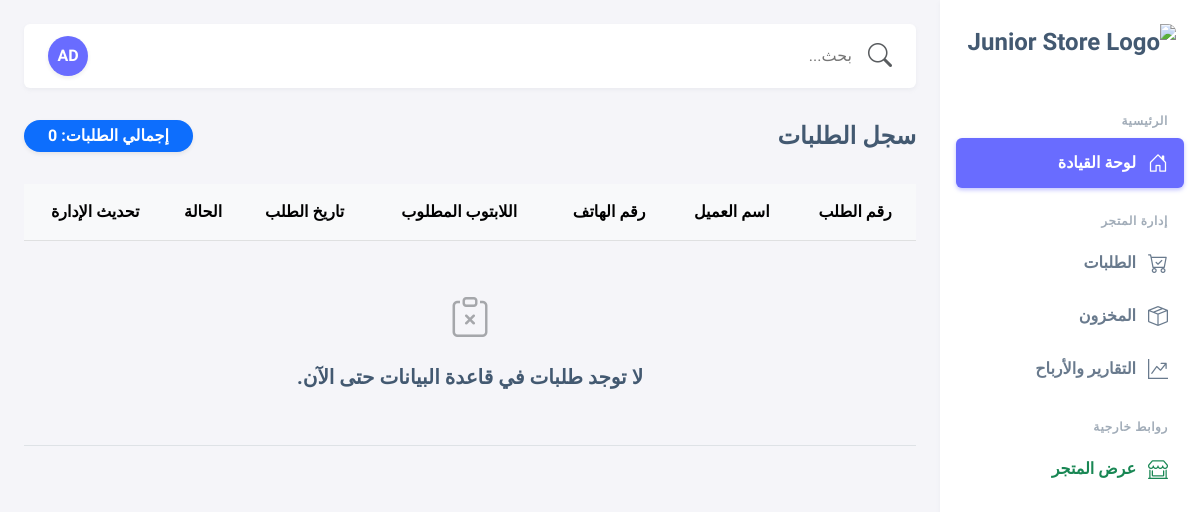
The app's page /dashboard/orders/ (signed in), older data.
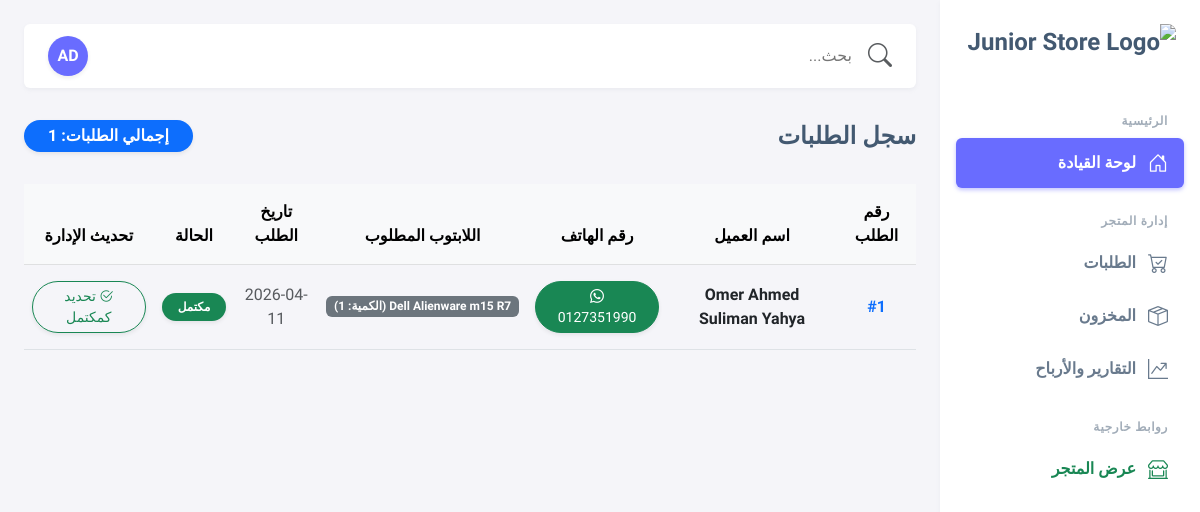
The same page, newer data.
### products/models.py (models this page shows, shortened)
class Order(models.Model):
    class Status(models.TextChoices):
        Pending='PENDING',"Pending"
        InProgress='INPROGRESS','In Progress'
        Completed='COMPLETED','Completed'
        Cancelled='CANCELLED','Cancelled'
    name=models.CharField(max_length=255)
    phone=PhoneNumberField()
    date_order=models.DateTimeField(auto_now_add=True)
    status=models.CharField(choices=Status.choices,default=Status.InProgress)
    address=models.CharField(max_length=255,blank=True,null=True)
    grand_total=models.DecimalField(max_digits=10,decimal_places=2,blank=True,null=True)

class OrderItem(models.Model):
    product=models.ForeignKey(Product,related_name='orders',on_delete=models.CASCADE)
    total_price=models.DecimalField(max_digits=10,decimal_places=2,blank=True,null=True)
    quantity=models.IntegerField(default=0)
    order=models.ForeignKey(Order,on_delete=models.CASCADE,related_name='items')

### products/views.py (the view)
# urls.py: path("dashboard/orders/",dashboard_orders_view,name="dashboard_orders"),
@staff_member_required
def dashboard_orders_view(request):
    orders=Order.objects.all().order_by("-date_order")
    return render(request,'products/dashboard_orders.html',{"orders":orders})

### products/context_processors.py (called while the page is built)
def store_settings_context(request):
    setting_object = cache.get_or_set(
        'site_settings_cache',
        StoreSetting.objects.first(),
        timeout=60 * 60 * 24
    )
    return {'site_settings': setting_object}

### templates/products/dashboard_orders.html
{% extends 'dashboard_base.html' %}
{% block dashboard_content %}
<div class="d-flex justify-content-between align-items-center pb-2 mb-4">
    <h2 class="h4 fw-bold mb-0">سجل الطلبات</h2>
    <span class="badge bg-primary rounded-pill px-4 py-2 fs-6 shadow-sm">إجمالي الطلبات: {{ orders.count }}</span>
</div>
<div class="dash-card mb-4 overflow-hidden">
    <div class="card-body p-0">
        <div class="table-responsive">
            <table class="table table-hover align-middle mb-0 text-center">
                <thead class="table-light">
                    <tr>
                        <th class="py-3">رقم الطلب</th>
                        <th class="py-3">اسم العميل</th>
                        <th class="py-3">رقم الهاتف</th>
                        <th class="py-3">اللابتوب المطلوب</th>
                        <th class="py-3">تاريخ الطلب</th>
                        <th class="py-3">الحالة</th>
                        <th class="py-3">تحديث الإدارة</th>
                    </tr>
                </thead>
                <tbody class="border-top-0">
                    {% for order in orders %}
                    <tr>
                        <td class="fw-bold text-primary py-3">#{{ order.id }}</td>
                        <td class="fw-bold text-dark py-3">{{ order.name }}</td>
                        <td dir="ltr" class="py-3">
                            <a href="https://wa.me/{{ order.phone }}" target="_blank" class="btn btn-sm btn-success rounded-pill px-3 shadow-sm">
                                <i class="bi bi-whatsapp"></i> {{ order.phone }}
                            </a>
                        </td>
                        <td>
                        {% for item in order.items.all %}
                        <span class="badge bg-secondary mb-1">{{ item.product.name }} (الكمية: {{ item.quantity }})</span><br>
                        {% endfor %}
                        </td>
                        <td class="text-muted py-3">{{ order.date_order|date:"Y-m-d" }}</td>
                        <td class="py-3">
                            {% if order.status == 'PENDING' %}
                                <span class="badge bg-warning text-dark rounded-pill px-3 py-2 shadow-sm">قيد الانتظار</span>
                            {% elif order.status == 'INPROGRESS' %}
                                <span class="badge bg-info text-dark rounded-pill px-3 py-2 shadow-sm">جاري التجهيز</span>
                            {% elif order.status == 'COMPLETED' %}
                                <span class="badge bg-success rounded-pill px-3 py-2 shadow-sm">مكتمل</span>
                            {% else %}
                                <span class="badge bg-secondary rounded-pill px-3 py-2 shadow-sm">{{ order.status }}</span>
                            {% endif %}
                        </td>
                        <td class="py-3">
                            <a href="{% url 'complete_order' order.id %}" class="btn btn-sm btn-outline-success rounded-pill px-3 shadow-sm">
                                <i class="bi bi-check2-circle"></i> تحديد كمكتمل
                            </a>
                        </td>
                    </tr>
                    {% empty %}
                    <tr>
                        <td colspan="7" class="text-center py-5 text-muted">
                            <i class="bi bi-clipboard-x fs-1 d-block mb-3 opacity-50"></i>
                            <h5 class="fw-bold">لا توجد طلبات في قاعدة البيانات حتى الآن.</h5>
                        </td>
                    </tr>
                    {% endfor %}
                </tbody>
            </table>
        </div>
    </div>
</div>
{% endblock %}

Row changes from the older to the newer data that the page shows:
added Order: id "1", name "Omer Ahmed Suliman Yahya", phone "0127351990", date_order "2026-04-11", status "مكتمل"
added OrderItem: quantity "1"
Text that changed along with them:
{{ orders.count }}: "0" → "1"
text no longer shown: "لا توجد طلبات في قاعدة البيانات حتى الآن."
